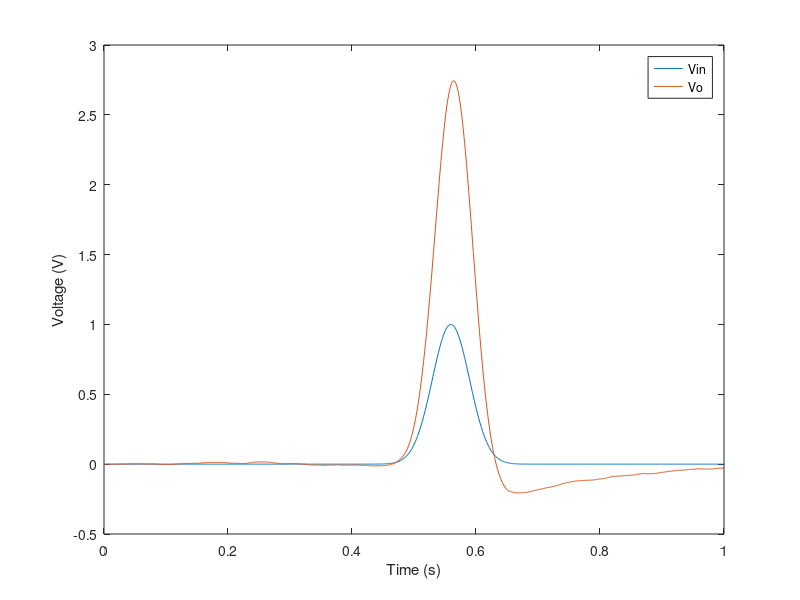
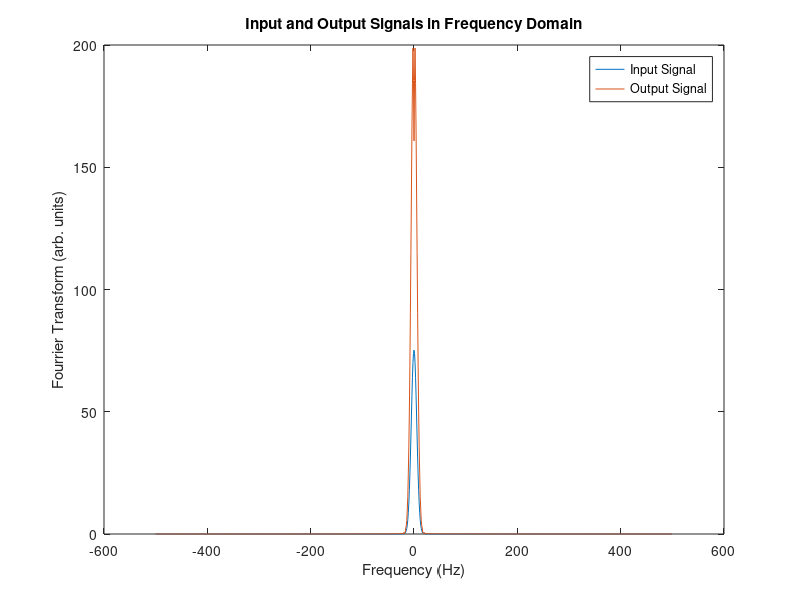
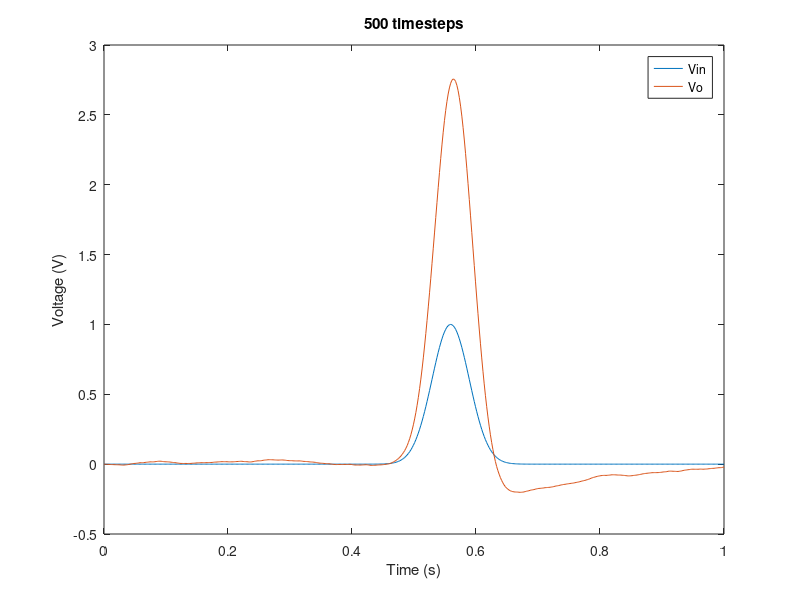
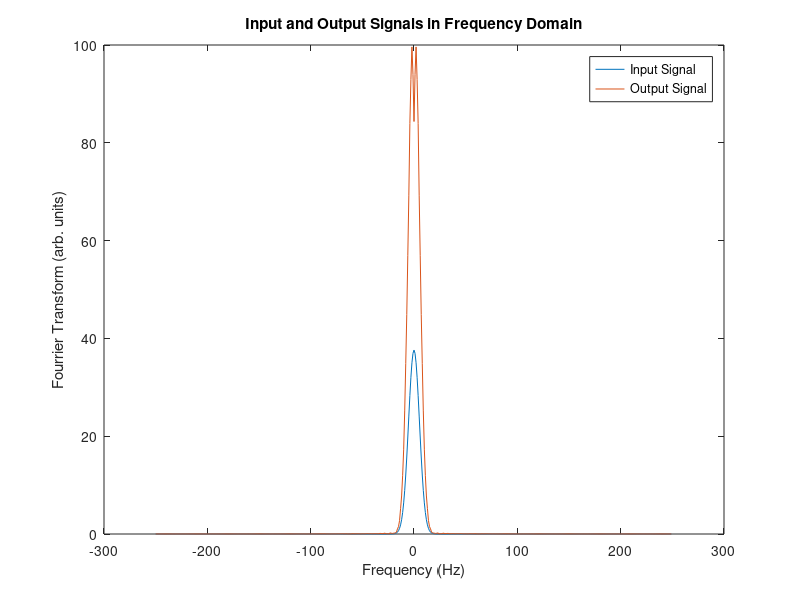

These figures' MATLAB source, in order:
clear

R1 = 1;
C1 = 0.25;
R2 = 2;
L = 0.2;
R3 = 33.29; %taken from linear fit from Q1 & Q2
a = 100;
R4 = 0.1;
Ro = 1000;

%Changing Cn
Cn = 0.00001;
% Cn = 0.0001;
% Cn = 0.0005;
% Cn = 0.001;
% Cn = 0.01;
% Cn = 0.1;
% Cn = 1;


G1 = 1/R1;
G2 = 1/R2;
G3 = 1/R3;
G4 = 1/R4;
Go = 1/Ro;


% i) Time Domain
%1 V1 = Vin;
%2 (d(V1-V2)/dt)*C1 + (V1-V2)*G1 + Iin = 0
%3 (d(V2-V1)/dt)*C1 + (V2-V1)*G1 + V2*G2 + IL = 0
%4 V2-V3 = L*(d(IL)/dt) --> V2-V3 - 1i*omega*(L)*IL = 0
%5 I3 = V3*G3
%6 IL + I3 + In + d(V3-0)/dt)*Cn= 0
%7 V4 = a*I3
%8 (V4-Vo)*G4 + I4 = 0
%9 (Vo-V4)*G4 + Vo*Go = 0




% Matrices
omega = 0;
N = 9;

%X = [V1 V2 V3 V4 Vo Iin IL I3 I4];
n3 = 3;
no = 5;

G = zeros(N);  
F = zeros(N,1);
C = zeros(N);
CFinal = C.*(1i*omega);


G(1,1) = 1;

G(2,1) = G1; G(2,2) = -G1; G(2,6) = 1;
C(2,1) = C1; C(2,2) = -C1;

G(3,1) = -G1; G(3,2) = G1 + G2; G(3,7) = 1;
C(3,1) = -C1; C(3,2) = C1;

G(4,2) = 1; G(4,3) = -1;
C(4,7) = L;

G(5,3) = G3; G(5,8) = -1;

G(6,7) = 1; G(6,8) = 1;
C(6,3) = Cn;

G(7,4) = 1; G(7,8) = -a;

G(8,4) = G4; G(8,5) = -G4; G(8,9) = 1;

G(9,4) = -G4; G(9,5) = G4 + Go;



Vin = [];
Vo = [];
Vp = zeros(N,1);

tstop = 1;
tstep = 1/1000;

inputA = 0;
inputB = 0;
inputC = 1;

freq = 1/0.03;

std = 0.03;
delay = 0.06;


mu = 560;
sig = 30;
amp = 1;
vo = 0;
gaus = @(i,mu,sig,amp,vo)amp*exp(-(((i-mu).^2)/(2*sig.^2)))+vo;

T = linspace(0,tstop,1000);

for i = 1:1000
    t(i) = i*tstep;
    
    if t(i) < 0.03 && inputA == 1
        Vin(i) = 0;
    elseif t(i) >= 0.03 && inputA == 1
        Vin(i) = 1;
        
    elseif inputB ==1
        Vin(i) = sin(2*pi*freq*t(i));
        
    elseif inputC == 1
        Vin(i) = gaus(i,mu,sig,amp,vo);
    end
    
    F(1) = Vin(i);
    F(3) = 0.1*randn();
    
    H = C/tstep + G;
    V = H\(F + ((C/tstep)*Vp));
    
    Vo(i) = V(no);
    Vp = V;
end


figure(1)
plot(T,Vin)
hold on
plot(T,Vo)
hold off
xlabel('Time (s)')
ylabel('Voltage (V)')
legend('Vin','Vo')
% title('Cn = 0.01')



Fs = 1000;
t_v= T; 
L = length(t_v); % Signal length

n = L;

FFTin = fft(Vin,n);
FFTout = fft(Vo,n);

f =Fs*([(((-n/2)+1):0)/n  (1:(n/2))/n]-1/Fs);

figure(2)
plot(f,fftshift(abs(FFTin)));
hold on
plot(f,fftshift(abs(FFTout))) 
hold off
title('Input and Output Signals in Frequency Domain')
xlabel('Frequency (Hz)')
ylabel('Fourrier Transform (arb. units)')
legend('Input Signal','Output Signal')





% Changing Time Steps
Cn = 0.00001;

tstep = 1/500;
% tstep = 1/100;
% tstep = 1/50;

Vin = [];
Vo = [];
Vp = zeros(N,1);

tstop = 1;

freq = 1/0.03;

std = 0.03;
delay = 0.06;


mu = 0.56/tstep;
sig = 0.03/tstep;
amp = 1;
vo = 0;
gaus = @(i,mu,sig,amp,vo)amp*exp(-(((i-mu).^2)/(2*sig.^2)))+vo;

T = linspace(0,tstop,1/tstep);

if tstep == 1/500
    for i = 1:500
        t(i) = i*tstep;
        
        if t(i) < 0.03 && inputA == 1
            Vin(i) = 0;
        elseif t(i) >= 0.03 && inputA == 1
            Vin(i) = 1;
            
        elseif inputB ==1
            Vin(i) = sin(2*pi*freq*t(i));
            
        elseif inputC == 1
            Vin(i) = gaus(i,mu,sig,amp,vo);
        end
        
        F(1) = Vin(i);
        F(3) = 0.1*randn();
        
        H = C/tstep + G;
        V = H\(F + ((C/tstep)*Vp));
        
        Vo(i) = V(no);
        Vp = V;
    end
end

if tstep == 1/100
    for i = 1:100
        t(i) = i*tstep;
        
        if t(i) < 0.03 && inputA == 1
            Vin(i) = 0;
        elseif t(i) >= 0.03 && inputA == 1
            Vin(i) = 1;
            
        elseif inputB ==1
            Vin(i) = sin(2*pi*freq*t(i));
            
        elseif inputC == 1
            Vin(i) = gaus(i,mu,sig,amp,vo);
        end
        
        F(1) = Vin(i);
        F(3) = 0.1*randn();
        
        H = C/tstep + G;
        V = H\(F + ((C/tstep)*Vp));
        
        Vo(i) = V(no);
        Vp = V;
    end
end

if tstep == 1/50
    for i = 1:50
        t(i) = i*tstep;
        
        if t(i) < 0.03 && inputA == 1
            Vin(i) = 0;
        elseif t(i) >= 0.03 && inputA == 1
            Vin(i) = 1;
            
        elseif inputB ==1
            Vin(i) = sin(2*pi*freq*t(i));
            
        elseif inputC == 1
            Vin(i) = gaus(i,mu,sig,amp,vo);
        end
        
        F(1) = Vin(i);
        F(3) = 0.1*randn();
        
        H = C/tstep + G;
        V = H\(F + ((C/tstep)*Vp));
        
        Vo(i) = V(no);
        Vp = V;
    end
end



figure(3)
plot(T,Vin)
hold on
plot(T,Vo)
hold off
xlabel('Time (s)')
ylabel('Voltage (V)')
legend('Vin','Vo')
title('500 timesteps')



Fs = 1/tstep;
t_v= T; 
L = length(t_v); % Signal length

n = L;

FFTin = fft(Vin,n);
FFTout = fft(Vo,n);

f =Fs*([(((-n/2)+1):0)/n  (1:(n/2))/n]-1/Fs);

figure(4)
plot(f,fftshift(abs(FFTin)));
hold on
plot(f,fftshift(abs(FFTout))) 
hold off
title('Input and Output Signals in Frequency Domain')
xlabel('Frequency (Hz)')
ylabel('Fourrier Transform (arb. units)')
legend('Input Signal','Output Signal')


